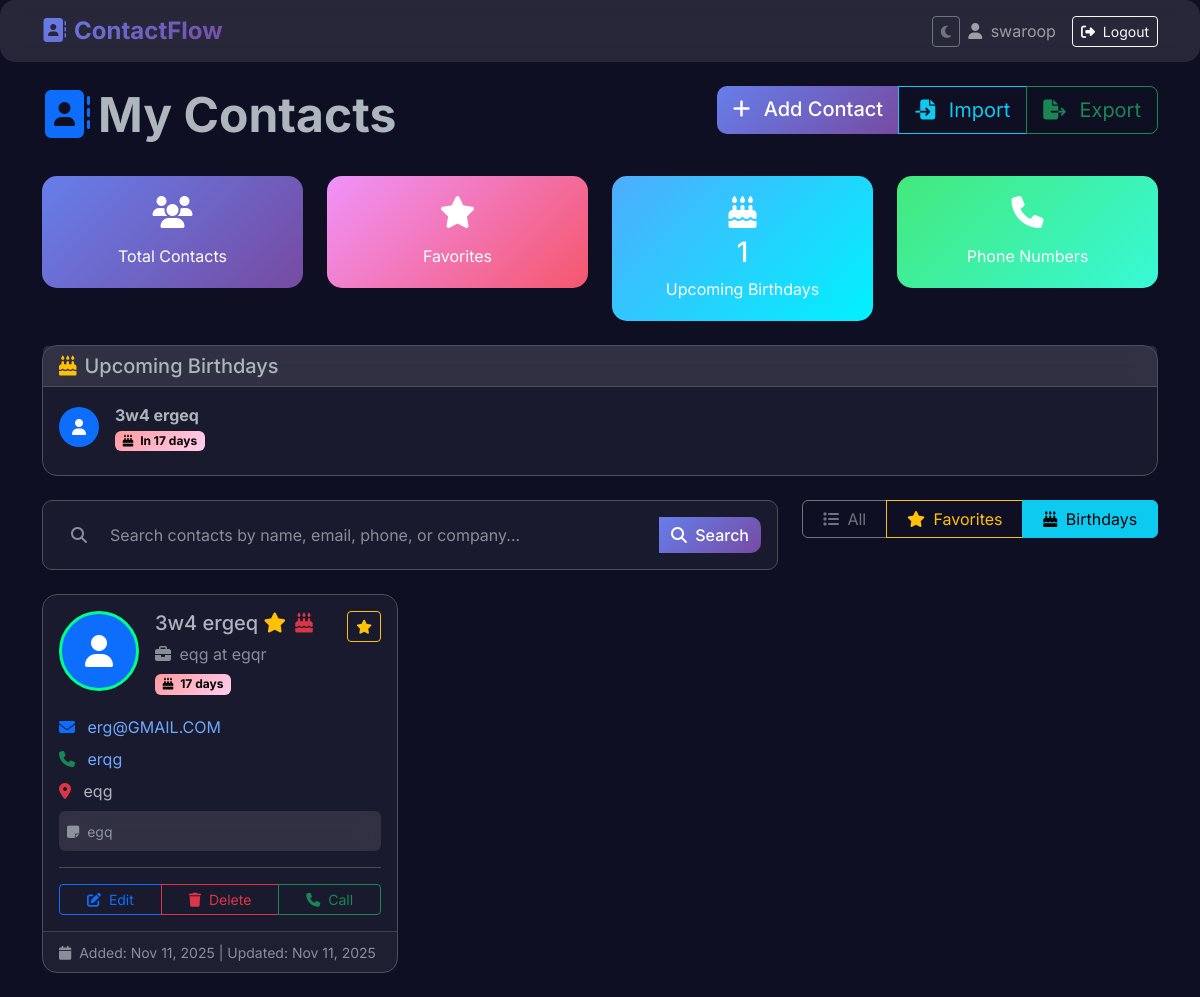
The page /?filter=birthdays (signed in) on the database its author committed.
### contacts/models.py (models this page shows, shortened)
class Contact(models.Model):
    user = models.ForeignKey(User, on_delete=models.CASCADE)
    first_name = models.CharField(max_length=50)
    last_name = models.CharField(max_length=50)
    email = models.EmailField(blank=True, null=True)
    phone_number = models.CharField(max_length=20)
    address = models.TextField(blank=True, null=True)
    company = models.CharField(max_length=100, blank=True, null=True)
    job_title = models.CharField(max_length=100, blank=True, null=True)
    notes = models.TextField(blank=True, null=True)
    profile_picture = models.ImageField(upload_to=contact_photo_path, blank=True, null=True)
    is_favorite = models.BooleanField(default=False)
    birthday = models.DateField(blank=True, null=True)
    created_at = models.DateTimeField(auto_now_add=True)
    updated_at = models.DateTimeField(auto_now=True)
    @property
    def days_until_birthday(self):
        if not self.birthday:
            return None
        today = date.today()
        next_birthday = self.birthday.replace(year=today.year)
        if next_birthday < today:
            next_birthday = next_birthday.replace(year=today.year + 1)
        return (next_birthday - today).days
    class Meta:
        ordering = ['first_name', 'last_name']

### contacts/views.py (the view, shortened to what this page needs)
# urls.py: path('', views.contact_list, name='contact_list'),
@login_required
def contact_list(request):
    query = request.GET.get('q')
    filter_type = request.GET.get('filter', 'all')
    contacts = Contact.objects.filter(user=request.user)
    if filter_type == 'favorites':
        contacts = contacts.filter(is_favorite=True)
    elif filter_type == 'recent':
        contacts = contacts.order_by('-created_at')[:10]
    elif filter_type == 'birthdays':
        contacts = [contact for contact in contacts if contact.days_until_birthday is not None and contact.days_until_birthday <= 30]
    upcoming_birthdays = []
    for contact in Contact.objects.filter(user=request.user):
        if contact.days_until_birthday is not None and contact.days_until_birthday <= 30:
            upcoming_birthdays.append(contact)
    return render(request, 'contacts/contact_list.html', {
        'contacts': contacts,
        'query': query,
        'filter_type': filter_type,
        'upcoming_birthdays': upcoming_birthdays[:5]
    })

### templates/contacts/contact_list.html (shortened to what this page needs)
{% extends 'base.html' %}
{% block content %}
<div class="row mb-4">
    <div class="col-md-6">
        <h1 class="display-5 fw-bold">
            <i class="fas fa-address-book text-primary me-2"></i>My Contacts
        </h1>
    </div>
    <div class="col-md-6 text-end">
        <div class="btn-group">
            <a href="{% url 'add_contact' %}" class="btn btn-primary btn-lg">
                <i class="fas fa-plus me-2"></i> Add Contact
            </a>
            <a href="{% url 'import_contacts' %}" class="btn btn-outline-info btn-lg">
                <i class="fas fa-file-import me-2"></i> Import
            </a>
            <a href="{% url 'export_contacts' %}" class="btn btn-outline-success btn-lg">
                <i class="fas fa-file-export me-2"></i> Export
            </a>
        </div>
    </div>
</div>
<div class="row mb-4">
    <div class="col-md-3">
        <div class="stats-card text-center">
            <i class="fas fa-users fa-2x mb-2"></i>
            <p class="mb-0">Total Contacts</p>
        </div>
    </div>
    <div class="col-md-3">
        <div class="stats-card text-center" style="background: linear-gradient(135deg, #f093fb 0%, #f5576c 100%);">
            <i class="fas fa-star fa-2x mb-2"></i>
            <p class="mb-0">Favorites</p>
        </div>
    </div>
    <div class="col-md-3">
        <div class="stats-card text-center" style="background: linear-gradient(135deg, #4facfe 0%, #00f2fe 100%);">
            <i class="fas fa-birthday-cake fa-2x mb-2"></i>
            <h3>{{ upcoming_birthdays|length }}</h3>
            <p class="mb-0">Upcoming Birthdays</p>
        </div>
    </div>
    <div class="col-md-3">
        <div class="stats-card text-center" style="background: linear-gradient(135deg, #43e97b 0%, #38f9d7 100%);">
            <i class="fas fa-phone fa-2x mb-2"></i>
            <p class="mb-0">Phone Numbers</p>
        </div>
    </div>
</div>
{% if upcoming_birthdays %}
<div class="row mb-4">
    <div class="col-12">
        <div class="card contact-card">
            <div class="card-header glass-effect">
                <h5 class="mb-0"><i class="fas fa-birthday-cake text-warning me-2"></i>Upcoming Birthdays</h5>
            </div>
            <div class="card-body">
                <div class="row">
                    {% for contact in upcoming_birthdays %}
                    <div class="col-md-4 mb-2">
                        <div class="d-flex align-items-center">
                            {% if contact.profile_picture %}
                            <img src="{{ contact.profile_picture.url }}" class="rounded-circle me-3" style="width: 40px; height: 40px; object-fit: cover;">
                            {% else %}
                            <div class="rounded-circle bg-primary me-3 d-flex align-items-center justify-content-center" style="width: 40px; height: 40px;">
                                <i class="fas fa-user text-white"></i>
                            </div>
                            {% endif %}
                            <div>
                                <strong>{{ contact.first_name }} {{ contact.last_name }}</strong>
                                <br>
                                <span class="badge birthday-badge">
                                    <i class="fas fa-birthday-cake me-1"></i>
                                    {% if contact.days_until_birthday == 0 %}
                                    Today! 🎉
                                    {% else %}
                                    In {{ contact.days_until_birthday }} days
                                    {% endif %}
                                </span>
                            </div>
                        </div>
                    </div>
                    {% endfor %}
                </div>
            </div>
        </div>
    </div>
</div>
{% endif %}
<div class="row mb-4">
    <div class="col-md-8">
        <form method="get" class="search-box p-3">
            <div class="input-group">
                <span class="input-group-text bg-transparent border-0">
                    <i class="fas fa-search text-muted"></i>
                </span>
                <input type="text" name="q" class="form-control border-0" placeholder="Search contacts by name, email, phone, or company..."
                       value="{{ query|default:'' }}">
                <button class="btn btn-primary" type="submit">
                    <i class="fas fa-search me-1"></i> Search
                </button>
            </div>
        </form>
    </div>
    <div class="col-md-4">
        <div class="btn-group w-100">
            <a href="?filter=all" class="btn btn-outline-secondary {% if filter_type == 'all' %}active{% endif %}">
                <i class="fas fa-list me-1"></i> All
            </a>
            <a href="?filter=favorites" class="btn btn-outline-warning {% if filter_type == 'favorites' %}active{% endif %}">
                <i class="fas fa-star me-1"></i> Favorites
            </a>
            <a href="?filter=birthdays" class="btn btn-outline-info {% if filter_type == 'birthdays' %}active{% endif %}">
                <i class="fas fa-birthday-cake me-1"></i> Birthdays
            </a>
        </div>
    </div>
</div>
{% if contacts %}
<div class="row">
    {% for contact in contacts %}
    <div class="col-xl-4 col-lg-6 col-md-6 mb-4">
        <div class="card contact-card h-100">
            <div class="card-body">
                <div class="d-flex align-items-start mb-3">
                    {% if contact.profile_picture %}
                    <img src="{{ contact.profile_picture.url }}" class="profile-pic me-3" alt="{{ contact.first_name }}">
                    {% else %}
                    <div class="profile-pic me-3 d-flex align-items-center justify-content-center bg-primary">
                        <i class="fas fa-user fa-2x text-white"></i>
                    </div>
                    {% endif %}
                    <div class="flex-grow-1">
                        <div class="d-flex justify-content-between align-items-start">
                            <h5 class="card-title mb-1">
                                {{ contact.first_name }} {{ contact.last_name }}
                                {% if contact.is_favorite %}
                                <i class="fas fa-star text-warning favorite-btn" title="Favorite"></i>
                                {% endif %}
                                {% if contact.birthday %}
                                <i class="fas fa-birthday-cake text-danger ms-1" title="Birthday: {{ contact.birthday }}"></i>
                                {% endif %}
                            </h5>
                            <a href="{% url 'toggle_favorite' contact.pk %}" class="btn btn-sm btn-outline-warning">
                                <i class="fas fa-star{% if not contact.is_favorite %}-o{% endif %}"></i>
                            </a>
                        </div>
                        {% if contact.job_title and contact.company %}
                        <p class="text-muted mb-1">
                            <i class="fas fa-briefcase me-1"></i>
                            {{ contact.job_title }} at {{ contact.company }}
                        </p>
                        {% endif %}
                        {% if contact.birthday and contact.days_until_birthday is not None %}
                        <p class="mb-1">
                            <span class="badge birthday-badge">
                                <i class="fas fa-birthday-cake me-1"></i>
                                {% if contact.days_until_birthday == 0 %}
                                Birthday Today! 🎉
                                {% else %}
                                {{ contact.days_until_birthday }} days
                                {% endif %}
                            </span>
                        </p>
                        {% endif %}
                    </div>
                </div>
                <div class="contact-info">
                    {% if contact.email %}
                    <p class="mb-2">
                        <i class="fas fa-envelope text-primary me-2"></i>
                        <a href="mailto:{{ contact.email }}" class="text-decoration-none">{{ contact.email }}</a>
                    </p>
                    {% endif %}
                    {% if contact.phone_number %}
                    <p class="mb-2">
                        <i class="fas fa-phone text-success me-2"></i>
                        <a href="tel:{{ contact.phone_number }}" class="text-decoration-none">{{ contact.phone_number }}</a>
                    </p>
                    {% endif %}
                    {% if contact.address %}
                    <p class="mb-2">
                        <i class="fas fa-map-marker-alt text-danger me-2"></i>
                        <span>{{ contact.address|linebreaksbr }}</span>
                    </p>
                    {% endif %}
                    {% if contact.notes %}
                    <div class="mt-2 p-2 glass-effect rounded">
                        <small class="text-muted">
                            <i class="fas fa-sticky-note me-1"></i>
                            {{ contact.notes|truncatewords:20 }}
                        </small>
                    </div>
                    {% endif %}
                </div>
                <div class="contact-actions mt-3 pt-3 border-top">
                    <div class="btn-group w-100">
                        <a href="{% url 'edit_contact' contact.pk %}" class="btn btn-outline-primary btn-sm">
                            <i class="fas fa-edit me-1"></i> Edit
                        </a>
                        <a href="{% url 'delete_contact' contact.pk %}" class="btn btn-outline-danger btn-sm">
                            <i class="fas fa-trash me-1"></i> Delete
                        </a>
                        {% if contact.phone_number %}
                        <a href="tel:{{ contact.phone_number }}" class="btn btn-outline-success btn-sm">
                            <i class="fas fa-phone me-1"></i> Call
                        </a>
                        {% endif %}
                    </div>
                </div>
            </div>
            <div class="card-footer text-muted">
                <small>
                    <i class="fas fa-calendar me-1"></i>
                    Added: {{ contact.created_at|date:"M d, Y" }}
                    {% if contact.updated_at != contact.created_at %}
                    | Updated: {{ contact.updated_at|date:"M d, Y" }}
                    {% endif %}
                </small>
            </div>
        </div>
    </div>
    {% endfor %}
</div>
{% endif %}
{% endblock %}

### templates/base.html (shortened to what this page needs)
<!DOCTYPE html>
<html lang="en" data-bs-theme="dark">
<head>
    <link href="https://cdn.jsdelivr.net/npm/bootstrap@5.3.0/dist/css/bootstrap.min.css" rel="stylesheet">
    <link href="https://cdnjs.cloudflare.com/ajax/libs/font-awesome/6.4.0/css/all.min.css" rel="stylesheet">
</head>
<body>
    <nav class="navbar navbar-expand-lg navbar-dark glass-effect">
        <div class="container">
            <a class="navbar-brand" href="{% url 'contact_list' %}">
                <i class="fas fa-address-book me-2"></i>ContactFlow
            </a>
            {% if user.is_authenticated %}
            <div class="navbar-nav ms-auto align-items-center">
                <button class="btn btn-outline-secondary btn-sm me-2" onclick="toggleTheme()" title="Toggle Theme">
                    <i class="fas fa-moon" id="theme-icon"></i>
                </button>
                <span class="navbar-text me-3">
                    <i class="fas fa-user me-1"></i> {{ user.username }}
                </span>
                <a class="btn btn-outline-light btn-sm" href="{% url 'logout' %}">
                    <i class="fas fa-sign-out-alt me-1"></i> Logout
                </a>
            </div>
            {% endif %}
        </div>
    </nav>
    <div class="container mt-4">
        {% block content %}
        {% endblock %}
    </div>
</body>
</html>

### templates/base.html (style rules this page uses)
:root { --primary-gradient: linear-gradient(135deg, #667eea 0%, #764ba2 100%); --secondary-gradient: linear-gradient(135deg, #f093fb 0%, #f5576c 100%); --dark-bg: #0f0f23; --card-bg: #1a1a2e; --accent: #00ff88; }
body { font-family: 'Inter', sans-serif; background: var(--dark-bg); color: var(--bs-body-color); min-height: 100vh; transition: all 0.3s ease; }
.navbar-brand { font-weight: 700; background: var(--primary-gradient); -webkit-background-clip: text; -webkit-text-fill-color: transparent; font-size: 1.5rem; }
.contact-card { background: var(--card-bg); border: 1px solid var(--bs-border-color); border-radius: 15px; transition: all 0.3s ease; backdrop-filter: blur(10px); }
.btn-primary { background: var(--primary-gradient); border: none; border-radius: 10px; font-weight: 500; transition: all 0.3s ease; }
.favorite-btn { color: #ffd700; transition: all 0.3s ease; }
.search-box { background: var(--card-bg); border: 1px solid var(--bs-border-color); border-radius: 10px; }
.form-control { background: var(--card-bg); border: 1px solid var(--bs-border-color); color: var(--bs-body-color); border-radius: 10px; }
.profile-pic { width: 80px; height: 80px; border-radius: 50%; object-fit: cover; border: 3px solid var(--accent); }
.stats-card { background: var(--primary-gradient); border-radius: 15px; padding: 20px; color: white; }
.glass-effect { background: rgba(255, 255, 255, 0.1); backdrop-filter: blur(10px); border-radius: 15px; }
.birthday-badge { background: linear-gradient(135deg, #ff9a9e 0%, #fecfef 100%); color: #000; }

### rows shown on the page
Contact: first_name "3w4", last_name "ergeq", days_until_birthday "17", is_favorite True (drawn), job_title "eqg", company "egqr", email "erg@GMAIL.COM", phone_number "erqg", address "eqg", notes "egq", created_at "Nov 11, 2025", updated_at "Nov 11, 2025"

### other values the page prints
{{ user.username }} "swaroop"
{{ upcoming_birthdays|length }} "1"
